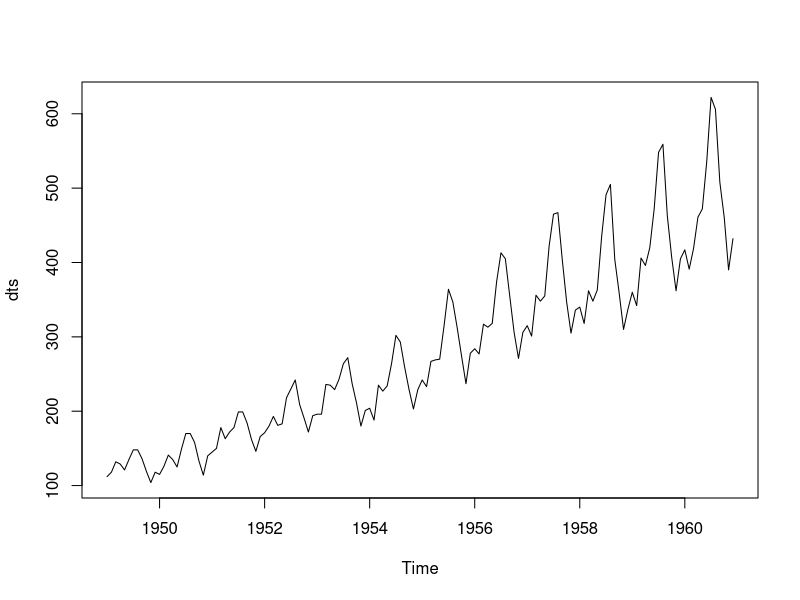
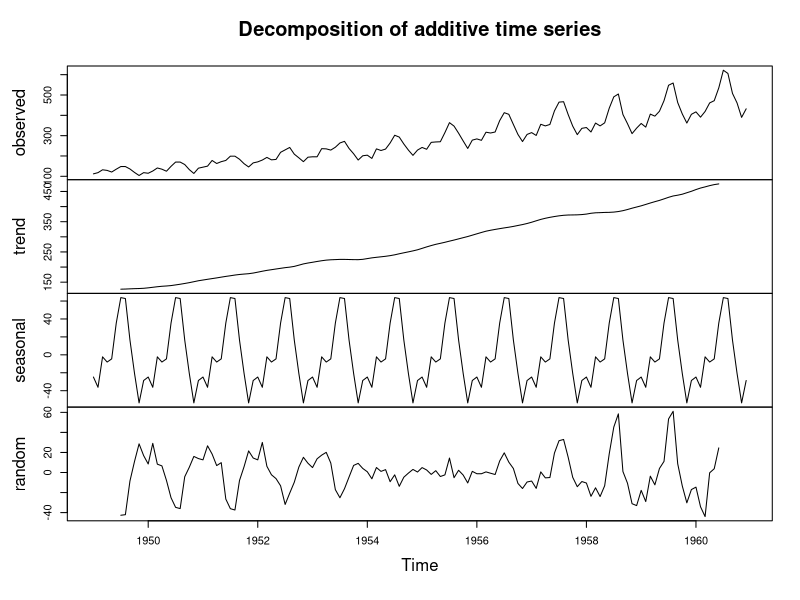
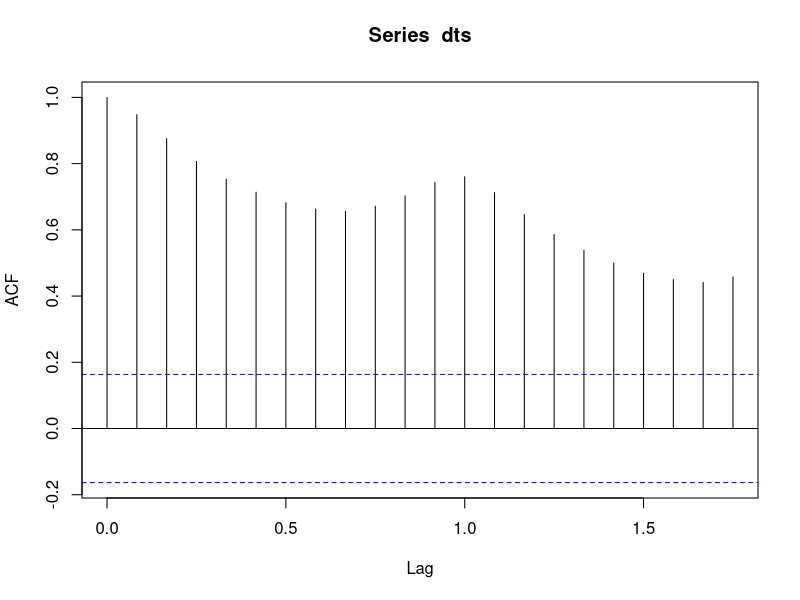
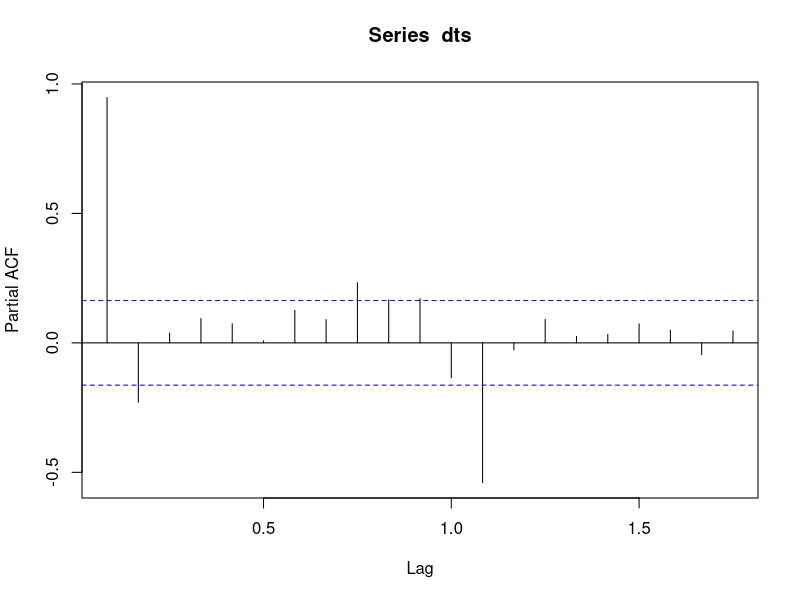
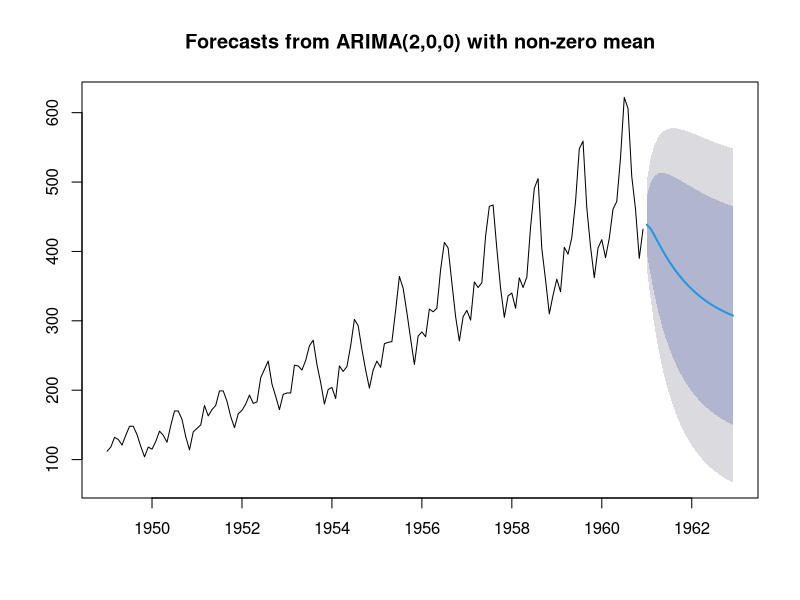
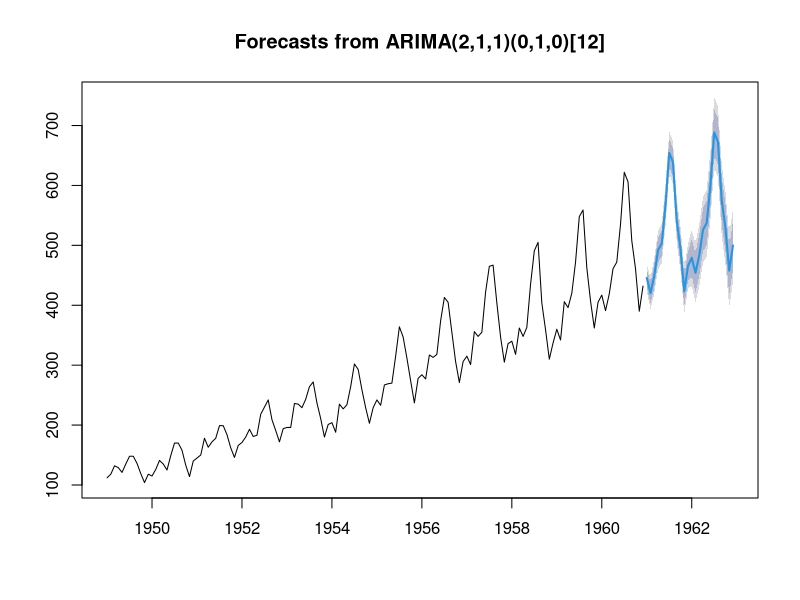

R code for these plots, in order:
### create a time-series dataset based on the data

dts <- ts(AirPassengers, start=c(1949,1), end=c(1960,12), frequency=12)

## change the size of the graphs
options(repr.plot.width = 4, repr.plot.height = 4)
plot(dts)

stationary_dts <- decompose(dts)

plot(stationary_dts)

acf(dts)

pacf(dts)

dts_arima <- arima(dts, order=c(2,0,0))
dts_arima

library(forecast)
dts_fit <- forecast(dts_arima)
dts_fit

plot(dts_fit)

dts_autoarima <- auto.arima(dts)
dts_autoarima

dts_autoforecast <- forecast(dts_autoarima)
dts_autoforecast

plot(dts_autoforecast)
